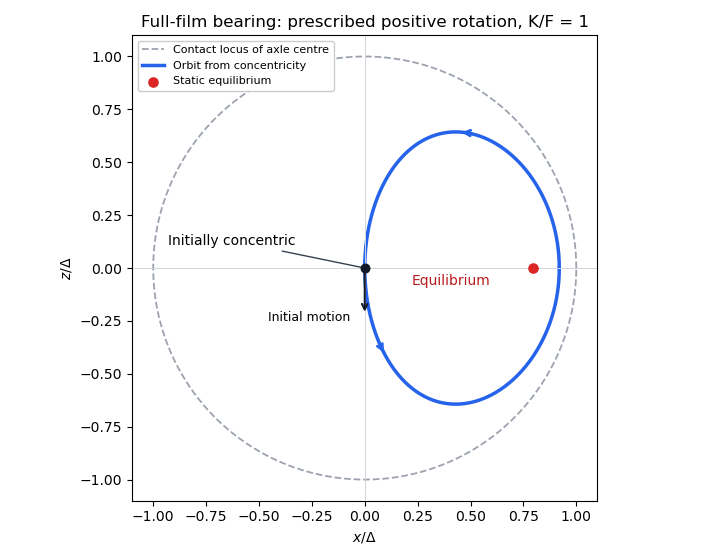

Reproduce this figure in Python.
"""Original full-film loaded axle orbit. Python 3.14 / mpl 3.10.7 / numpy 2.3.5.
Writes the same-basename opaque PNG to CWD; no SciPy needed.
"""
from pathlib import Path
import numpy as np
import matplotlib
matplotlib.use('Agg')
import matplotlib.pyplot as plt
load_ratio=1.0  # K/F, explicitly shown; not a universal trajectory

def horizontal(e):
    d=1-e*e
    # Stable difference near zero, avoiding cancellation.
    return 2*load_ratio/5*d**(-.5)*(-np.expm1(1.25*np.log1p(-e*e)))

def bisect(f):
    lo,hi=1e-9,1-1e-12
    for _ in range(100):
        mid=(lo+hi)/2
        if f(mid)>0:hi=mid
        else:lo=mid
    return (lo+hi)/2

turn=bisect(lambda e:horizontal(e)/e-1)
star=bisect(lambda e:load_ratio*e/(np.sqrt(1-e*e)*(1+e*e/2))-1)
e=turn*np.sin(np.linspace(0,np.pi/2,600))
x=horizontal(e);z=np.sqrt(np.maximum(0,e*e-x*x))
fig,ax=plt.subplots(figsize=(7.2,5.6),dpi=100,facecolor='white')
t=np.linspace(0,2*np.pi,500)
ax.plot(np.cos(t),np.sin(t),'--',color='#9ca3af',lw=1.3,label='Contact locus of axle centre')
ax.plot(x,-z,color='#2563eb',lw=2.5,label='Orbit from concentricity')
ax.plot(x,z,color='#2563eb',lw=2.5)
ax.scatter([0],[0],c='#111827',s=38,zorder=5)
ax.annotate('Initially concentric',(0,0),(-.93,.11),arrowprops={'arrowstyle':'-','color':'#374151'},fontsize=10)
ax.scatter([star],[0],c='#dc2626',s=44,zorder=6,label='Static equilibrium')
ax.annotate('Equilibrium',(star,0),(.22,-.08),fontsize=10,color='#b91c1c')
for sg,j in [(-1,170),(1,400)]:
    # Lower arc travels toward increasing e, upper arc toward decreasing e.
    dj=12 if sg==-1 else -12
    ax.annotate('',xy=(x[j+dj],sg*z[j+dj]),xytext=(x[j],sg*z[j]),arrowprops={'arrowstyle':'->','color':'#2563eb','lw':2})
ax.annotate('',xy=(0,-.22),xytext=(0,-.01),arrowprops={'arrowstyle':'->','color':'#111827','lw':1.5})
ax.text(-.07,-.25,'Initial motion',ha='right',fontsize=9)
ax.axhline(0,color='#d1d5db',lw=.7);ax.axvline(0,color='#d1d5db',lw=.7)
ax.set(xlim=(-1.1,1.1),ylim=(-1.1,1.1),xlabel=r'$x/\Delta$',ylabel=r'$z/\Delta$',aspect='equal',title='Full-film bearing: prescribed positive rotation, K/F = 1')
ax.legend(loc='upper left',fontsize=8,frameon=True,facecolor='white',framealpha=1)
fig.tight_layout()
fig.savefig(Path.cwd()/Path(__file__).with_suffix('.png').name,dpi=100,facecolor='white',transparent=False)
plt.close(fig)
